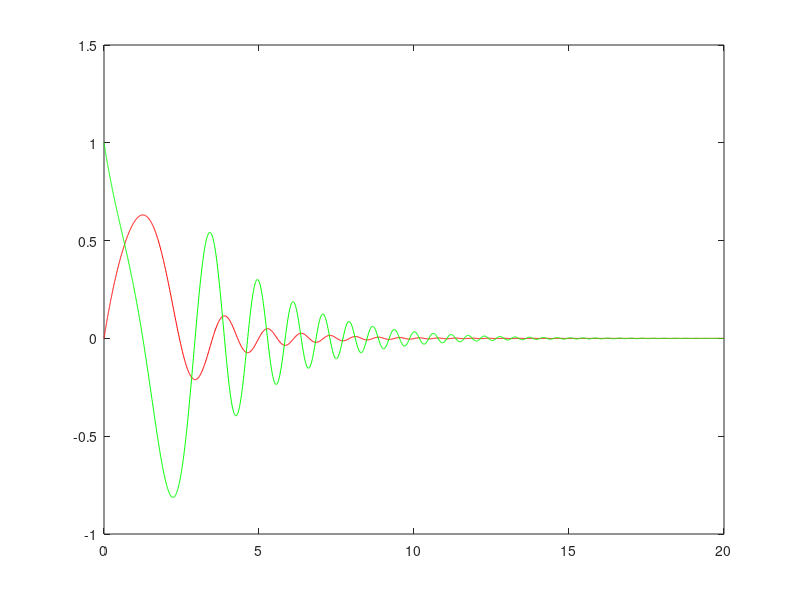

Source code (MATLAB):
# Equation to be solved:
# y'' + y' + x^2 y = 0
# y(0)  = 0
# y'(0) = 1

clear all
N = 2000;
b = 20;
#x = linspace(a,b,N+1)';
#y = lsode("randex",[0; 1]',x);

#plot(x,y(:,1),'r',x,y(:,2),'g')

n         = 0:N;
x         = -cos(pi*n'/N);
T         = cos(acos(x)*n);
# Now for arrays that do not include the endpoints
xsub      = x(2:N);
Tsub      = T(2:N,:);
Usub      = diag(1./sqrt(1-xsub.^2))*sin(acos(xsub)*n);
dTsub     = Usub*diag(n);
dT        = [-(n.^2).*(-1).^(n); dTsub ; (n).^2];
d2Tsub    = diag(1./(1-xsub.^2))*(diag(xsub)*Usub-Tsub*diag(n))*diag(n);

Hsub      = 4/(b^2)*d2Tsub+2/b*dTsub+(b^2)/4*diag((xsub+ones(N-1,1))).^2*Tsub;
H         = [Tsub(1,:); Hsub; 2/b*dTsub(1,:)];
RHS       = zeros(N+1,1);
#RHS(1)    = 0; # y(0)
RHS(N+1)  = 1; # y'(0)

xx        = b/2*(x+1); # Real x on [0, b]
a         = H\RHS;
y         = T*a;
dy        = 2/b*dT*a;

plot(xx,y,'r',xx,dy,'g')